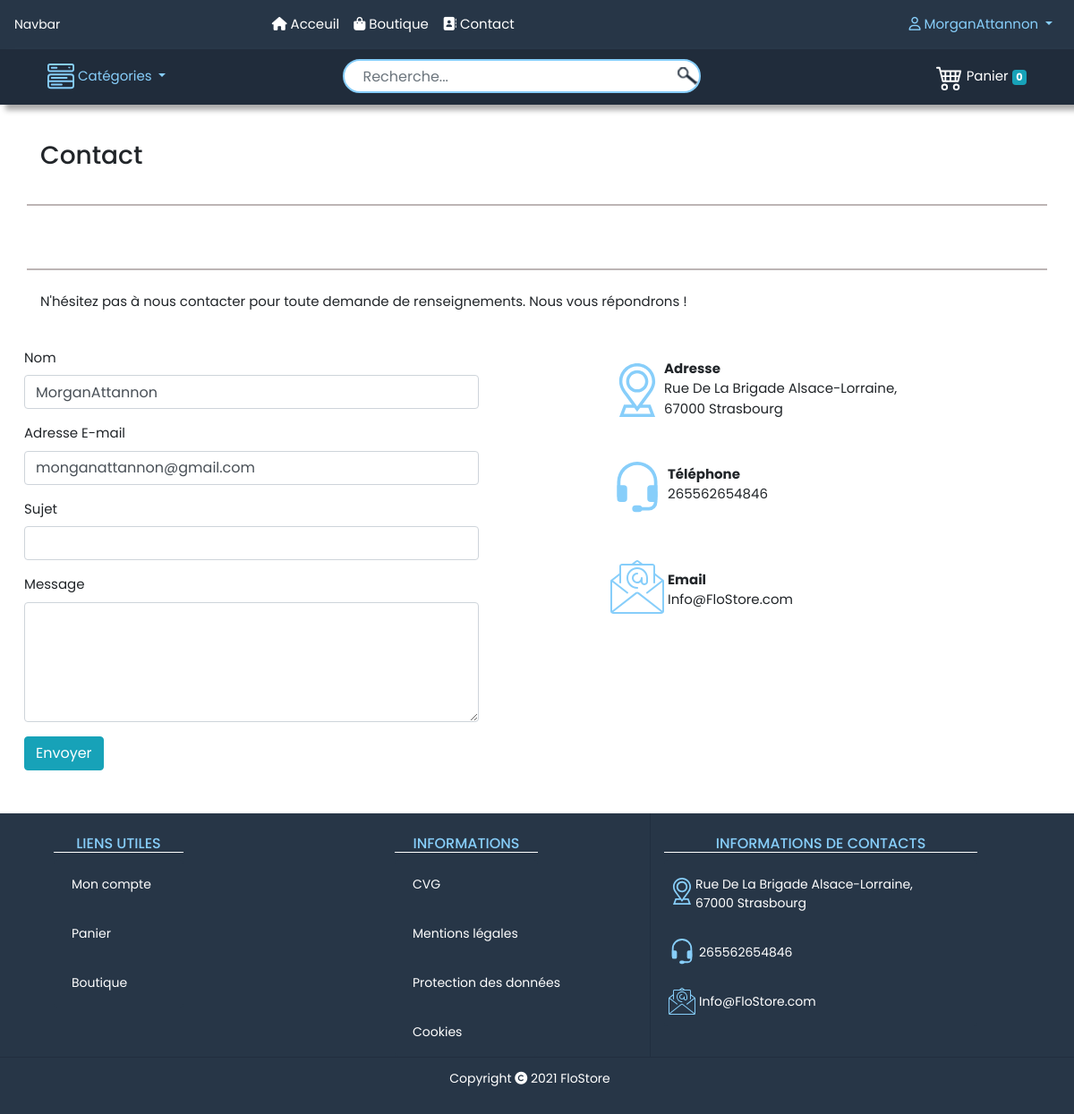
Page /contact/ (signed in) on the committed database.
### store/models.py (models this page shows, shortened)
class Customer(models.Model):
    firstname = models.CharField(max_length=50)
    lastname = models.CharField(max_length=50)
    user = models.CharField(max_length=100, default=None)
    password = models.CharField(max_length=200)
    pays = models.CharField(max_length=200)
    adresse_1 = models.CharField(max_length=200)
    adresse_2 = models.CharField(max_length=200,default=None, blank=True)
    code_postal = models.CharField(max_length=200)
    ville = models.CharField(max_length=200)
    phone = models.CharField(max_length=15)
    email = models.EmailField()
    @staticmethod
    def get_customer_by_user(user):
        return Customer.objects.get(user=user)

### store/views.py (the view, shortened to what this page needs)
# urls.py: path('contact/', views.Contact.as_view()),
class Contact(View):
    def get(self, request):
        if request.session.get('user'):
            customer = Customer.get_customer_by_user(request.session.get('user'))
            if customer:
                data = {
                    'customer':customer,
                }
                return render(request, 'store/contact.html', data)
        else:
            return render(request, 'store/contact.html')

### store/templates/store/contact.html (shortened to what this page needs)
{% extends 'store/base.html'%}
{% load static %}
{% block content %}
<div class="container barre">
    <div class="h3">{% block title %} Contact {% endblock %}</div>
</div>
<div class="container barre"></div>
<div class="container pt-4 pb-4"><p>N'hésitez pas à nous contacter pour toute demande de renseignements. Nous vous répondrons !</p></div>
<div class="container mr-5">
    <div class="row">
        <div class="col-xl-7 col-lg-7 col-md-6">
                <form method="post">
                    <div class="form-group">
                        <label>Nom</label>
                        <input type="text" class="form-control" name="nom" {% if values %} value="{{ values.name }}" {% else %} value="{{ customer.user }}" {% endif %} placeholder="Entrez votre nom..." style="width:80%;">
                    </div>
                    <div class="form-group">
                        <label>Adresse E-mail</label>
                        <input type="email" class="form-control" name="email" {% if values %} value="{{ values.email }}" {% else %} value="{{ customer.email }}" {% endif %} placeholder="Votre adrresse mail..." style="width:80%;">
                    </div>
                    <div class="form-group">
                        <label for="">Sujet</label>
                        <input type="text" class="form-control" name="sujet" value="{{ values.sujet }}" style="width:80%;">
                    </div>
                    <div class="form-group">
                        <label for="">Message</label>
                        <textarea class="form-control" rows="5" name="message" value="{{ values.message }}" style="width:80%;"></textarea>
                    </div>
                    <button type="submit" class="btn btn-info">Envoyer</button>
                </form>
        </div>
        <div class="col-xl-5 col-lg-5 col-md-6">
            <div class="row">
                <ul class="list-group">
                    <li class="list-group-item">
                        <div class="row">
                            <div class="d-inline">
                            </div>
                            <div class="d-inline">
                                <div class="d-inline-block""><strong>Adresse</strong><br>
                                    Rue De La Brigade Alsace-Lorraine,<br>67000 Strasbourg
                                </div>
                            </div>
                        </div>
                    </li>
                    <li class="list-group-item">
                        <div class="row mt-3">
                            <div class="d-inline">
                            </div>
                            <div class="d-inline mt-2 ml-1">
                                <div class="d-inline-block"><strong>Téléphone</strong>
                                    <br> 265562654846
                                </div>
                            </div>
                        </div>
                    </li>
                    <li class="list-group-item">
                        <div class="row mt-3">
                            <div class="d-inline">
                            </div>
                            <div class="d-inline mt-3 ml-1">
                                <div class="d-inline-block"><strong>Email</strong>
                                    <br> Info@FloStore.com
                                </div>
                            </div>
                        </div>
                    </li>
                </ul>
            </div>
        </div>
    </div>
</div>
{% endblock %}

### store/templates/store/base.html (shortened to what this page needs)
{% load static %}
<!DOCTYPE html>
<html lang="fr">
<head>
    <link rel="stylesheet" href="https://cdn.jsdelivr.net/npm/bootstrap@4.5.3/dist/css/bootstrap.min.css">
    <link rel="stylesheet" href="{% static 'css/main.css' %}">
</head>
<body>
    <header>
        <nav class="navbar navbar-expand-lg navbar-dark bg-dark-1">
            <a class="navbar-brand" href="#">Navbar</a>
            <div class="collapse navbar-collapse" id="navbarSupportedContent">
                <ul class="navbar-nav mx-auto">
                    <li class="nav-item active">
                    <a class="nav-link" href="/"><i class="fas fa-home"></i> Acceuil<span class="sr-only">(current)</span></a>
                    </li>
                    <li class="nav-item active">
                    <a class="nav-link" href="/boutique/"><i class="fas fa-shopping-bag"></i> Boutique</a>
                    </li>
                    <li class="nav-item active">
                        <a class="nav-link" href="/contact/"><i class="fas fa-address-book"></i> Contact</a>
                    </li>
                </ul>
                <ul class="navbar-nav ml-auto">
                    <li class="nav-item dropdown active">
                        <a class="nav-link dropdown-toggle" href="#" id="navbarDropdown" role="button" data-toggle="dropdown" aria-haspopup="true" aria-expanded="false" style="color: #87cefa;">
                            <i class="far fa-user"></i>
                            {% if request.session.customer %}
                            {{ request.session.user }}
                            {% else %}
                            Mon Compte
                            {% endif %}
                        </a>
                    </li>
                </ul>
            </div>
        </nav>
        <nav class="navbar navbar-expand-lg navbar-dark bg-dark-2 ombre-2">
            <div class="container">
                <ul class="navbar-nav">
                    <li class="nav-item dropdown active">
                        <a class="nav-link dropdown-toggle" id="navbarDropdown" role="button" data-toggle="dropdown" aria-haspopup="true" aria-expanded="false" style="color: #87cefa;">
                            Catégories
                        </a>
                    </li>
                </ul>
                <ul>
                    <form method="get" action="{% url 'search' %}">
                        <input class="form-control border rounded search" type="search" id="search" name="search" placeholder="Recherche..." style="padding: 5px; padding-left: 20px; border: 2px solid #87cefa !important; border-radius: 30px !important ; outline: none; width: 400px; margin-left: 150px; margin-right: 150px; margin-bottom: -15px; background: url('{% static 'img/search.png' %}') no-repeat right; background-color: white; ">
                    </form>
                </ul>
                <ul class="navbar-nav ml-auto">
                    <li class="nav-item">
                        <a class="nav-link active" href="/cart/">
                            <span class="d-inline">Panier
                                <span class="badge badge-info">{{ request.session.cart.keys|length }}</span>
                            </span>
                        </a>
                    </li>
                </ul>
            </div>
        </nav>
    </header>
    {% block content %}{% endblock %}
    <footer>
        <div class="container-fluid bg-dark-1 mt-5">
            <div class="container">
                <div class="row">
                    <div class="col-xl-4 col-lg-4">
                        <div class="mx-auto">
                            <div class="col-6">
                                <h6 class="mt-4 text-center" style="color: #87cefa; border-bottom: 1px solid white;">LIENS UTILES</h6>
                                <ul class="list-group mx-auto">
                                    <li class="list-group-item bg-dark-1" ><a href="/connexion/" class="navbar-brand"> Mon compte </a></li>
                                    <li class="list-group-item bg-dark-1"><a href="/panier/" class="navbar-brand"> Panier</a></li>
                                    <li class="list-group-item bg-dark-1"><a href="/boutique/" class="navbar-brand"> Boutique</a></li>
                                </ul>
                            </div>
                        </div>
                    </div>
                    <div class="col-xl-2 col-lg-2 ml-3 mr-3">
                        <h6 class="mt-4 text-center" style="color: #87cefa; border-bottom: 1px solid white;">INFORMATIONS</h6>
                        <ul class="list-group">
                            <li class="list-group-item bg-dark-1"><a href="#" class="navbar-brand"> CVG </a></li>
                            <li class="list-group-item bg-dark-1"><a href="/mentions_legales/" class="navbar-brand">Mentions légales</a></li>
                            <li class="list-group-item bg-dark-1"><a href="#" class="navbar-brand">Protection des données</a></li>
                            <li class="list-group-item bg-dark-1"><a href="#" class="navbar-brand">Cookies</a></li>
                        </ul>
                    </div>
                    <div class="col-1" style="border-right: 1px solid rgba(1, 1, 19, 0.158);"></div>
                    <div class="col-xl-4 col-lg-4 col-md-">
                        <h6 class="mt-4 text-center" style="color: #87cefa; border-bottom: 1px solid white;">INFORMATIONS DE CONTACTS</h6>
                        <ul class="list-group">
                            <li class="list-group-item bg-dark-1">
                                <div class="row">
                                    <div class="d-inline mt-2">
                                    </div>
                                    <div class="d-inline">
                                        <div class="d-inline-block navbar-brand">Rue De La Brigade Alsace-Lorraine,<br>67000 Strasbourg</div>
                                    </div>
                                </div>
                            </li>
                            <li class="list-group-item bg-dark-1">
                                <div class="row">
                                    <div class="d-inline">
                                    </div>
                                    <div class="d-inline ml-1">
                                        <div class="d-inline-block navbar-brand">265562654846</div>
                                    </div>
                                </div>
                            </li>
                            <li class="list-group-item bg-dark-1">
                                <div class="row">
                                    <div class="d-inline">
                                    </div>
                                    <div class="d-inline ml-1">
                                        <div class="d-inline-block navbar-brand">Info@FloStore.com</div>
                                    </div>
                                </div>
                            </li>
                        </ul>
                    </div>
                </div>
            </div>
        </div>
        <div class="container-fluid bg-dark-1">
            <div class="row" style="border-top: 1px solid rgb(1, 1, 19, 0.158);">
                <div class="p-2 mx-auto"><p class="navbar-brand">Copyright <i class="fas fa-copyright"></i> 2021 FloStore</p></div>
            </div>
        </div>
    </footer>
</body>
</html>

### static/css/main.css (style rules this page uses)
body { font-family: 'Poppins', Arial, Helvetica, sans-serif; font-size: 15px; height: 100%; margin: 0; padding: 0; display : table; width: 100%; }
.barre { border-bottom: 2px solid rgb(189, 181, 181); margin-top: 40px; padding-bottom: 30px; }
.ombre-1, .ombre-2 { box-shadow: 6px 6px 6px darkgrey; }
.bg-dark-1 { background-color: rgb(39,54,71) !important; }
.bg-dark-2 { background-color: #202C3B !important; }
.list-group-item { border: 0px; }
.navbar-brand { font-size: 14px; color: white !important; }
strong { font-weight: bold; }
html { height: 100%; margin: 0; padding: 0; }

### rows in the picture
Customer: session.user "MorganAttannon", nom "MorganAttannon", email "monganattannon@gmail.com"

### other values in the picture
{{ request.session.cart.keys|length }} "0"
